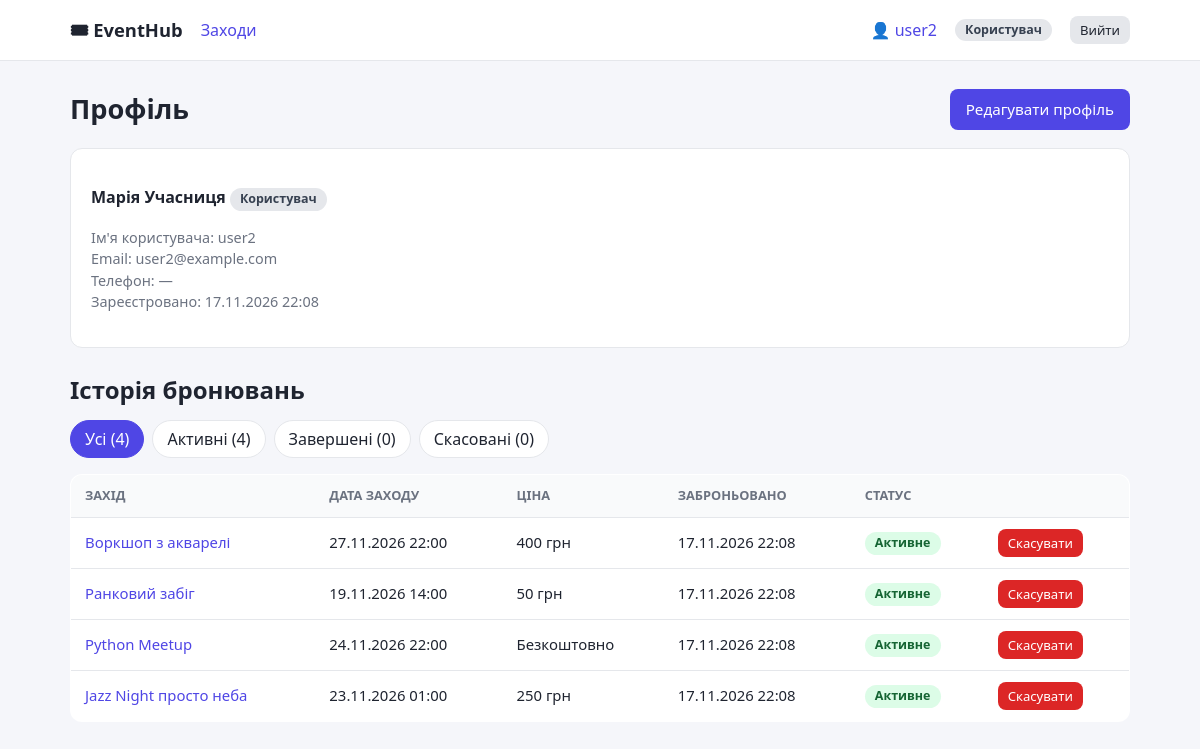
Page /profile/ (signed in) on the committed database.
### models.py (models this page shows, shortened)
class User(UserMixin, db.Model):
    id = db.Column(db.Integer, primary_key=True)
    username = db.Column(db.String(50), unique=True, nullable=False)
    email = db.Column(db.String(120), unique=True, nullable=False)
    password_hash = db.Column(db.String(255), nullable=False)
    role = db.Column(db.String(20), nullable=False, default=ROLE_USER)
    full_name = db.Column(db.String(120), default="")
    phone = db.Column(db.String(30), default="")
    bio = db.Column(db.Text, default="")
    is_active = db.Column(db.Boolean, nullable=False, default=True)
    created_at = db.Column(db.DateTime, default=datetime.now)
    @property
    def is_moderator(self):
        return self.role == ROLE_MODERATOR
    @property
    def is_organizer(self):
        return self.role in (ROLE_ADMIN, ROLE_MODERATOR)
    @property
    def role_label(self):
        return ROLE_LABELS.get(self.role, self.role)

class Booking(db.Model):
    __table_args__ = (db.UniqueConstraint("user_id", "event_id", name="uq_user_event"),)
    id = db.Column(db.Integer, primary_key=True)
    user_id = db.Column(db.Integer, db.ForeignKey("user.id"), nullable=False)
    event_id = db.Column(db.Integer, db.ForeignKey("event.id"), nullable=False)
    status = db.Column(db.String(20), nullable=False, default="active")  # active / cancelled
    created_at = db.Column(db.DateTime, default=datetime.now)
    cancelled_at = db.Column(db.DateTime)
    user = db.relationship("User", backref="bookings")
    @property
    def display_status(self):
        if self.status == "cancelled" or self.event.status == EVENT_CANCELLED:
            return "cancelled"
        if self.event.end_time <= datetime.now():
            return "completed"
        return "active"
    @property
    def display_label(self):
        return BOOKING_LABELS[self.display_status]

class Event(db.Model):
    id = db.Column(db.Integer, primary_key=True)
    title = db.Column(db.String(150), nullable=False)
    description = db.Column(db.Text, default="")
    location = db.Column(db.String(200), default="")
    category_id = db.Column(db.Integer, db.ForeignKey("category.id"), nullable=True)
    organizer_id = db.Column(db.Integer, db.ForeignKey("user.id"), nullable=False)
    start_time = db.Column(db.DateTime, nullable=False)
    end_time = db.Column(db.DateTime, nullable=False)
    price = db.Column(db.Float, nullable=False, default=0)
    capacity = db.Column(db.Integer, nullable=False, default=1)
    status = db.Column(db.String(20), nullable=False, default=EVENT_DRAFT)
    created_at = db.Column(db.DateTime, default=datetime.now)
    category = db.relationship("Category", backref="events")
    organizer = db.relationship("User", backref="events")
    bookings = db.relationship("Booking", backref="event", cascade="all, delete-orphan")
    @property
    def state(self):
        now = datetime.now()
        if self.status == EVENT_DRAFT:
            return "draft"
        if self.status == EVENT_CANCELLED:
            return "cancelled"
        if self.end_time <= now:
            return "finished"
        if self.start_time <= now:
            return "ongoing"
        return "upcoming"

### blueprints/profile.py (the view)
@bp.route("/")
@login_required
def view():
    status = request.args.get("status", "all")
    if status not in FILTERS:
        status = "all"
    bookings = Booking.query.filter_by(user_id=current_user.id).order_by(Booking.created_at.desc()).all()
    counts = {key: 0 for key in FILTERS}
    for b in bookings:
        counts["all"] += 1
        counts[b.display_status] += 1
    if status != "all":
        bookings = [b for b in bookings if b.display_status == status]
    return render_template("profile/view.html", bookings=bookings, status=status, filters=FILTERS, counts=counts)

### models.py (called while the page is built)
@login_manager.user_loader
def load_user(user_id):
    return db.session.get(User, int(user_id))

### templates/profile/view.html (shortened to what this page needs)
{% extends "base.html" %}
{% block content %}
<div class="toolbar"><h1>Профіль</h1><a class="btn" href="{{ url_for('profile.edit') }}">Редагувати профіль</a></div>
<div class="card">
  <p><b>{{ current_user.full_name or current_user.username }}</b> <span class="badge">{{ current_user.role_label }}</span></p>
  <p class="meta">
    Ім'я користувача: {{ current_user.username }}<br>
    Email: {{ current_user.email }}<br>
    Телефон: {{ current_user.phone or '—' }}<br>
    Зареєстровано: {{ current_user.created_at|dt }}
  </p>
</div>
<h2>Історія бронювань</h2>
<div class="tabs">
  {% for key, label in filters.items() %}
    <a class="{{ 'on' if status == key }}" href="{{ url_for('profile.view', status=key) }}">{{ label }} ({{ counts[key] }})</a>
  {% endfor %}
</div>
{% if bookings %}
<div class="table-wrap"><table>
  <tr><th>Захід</th><th>Дата заходу</th><th>Ціна</th><th>Заброньовано</th><th>Статус</th><th></th></tr>
  {% for b in bookings %}
  <tr>
    <td><a href="{{ url_for('events.event_detail', event_id=b.event.id) }}">{{ b.event.title }}</a></td>
    <td>{{ b.event.start_time|dt }}</td>
    <td>{{ b.event.price|money }}</td>
    <td>{{ b.created_at|dt }}</td>
    <td><span class="badge {{ b.display_status }}">{{ b.display_label }}</span></td>
    <td>
      {% if b.display_status == 'active' and b.event.state == 'upcoming' %}
      <form class="inline" method="post" action="{{ url_for('events.cancel', booking_id=b.id) }}" onsubmit="return confirm('Скасувати бронювання?')">
        <button class="btn danger sm">Скасувати</button>
      </form>
      {% endif %}
    </td>
  </tr>
  {% endfor %}
</table></div>
{% else %}<div class="empty">Бронювань у цій категорії немає.</div>{% endif %}
{% endblock %}

### templates/base.html (shortened to what this page needs)
<!doctype html>
<html lang="uk">
<head>
  <link rel="stylesheet" href="{{ url_for('static', filename='style.css') }}">
</head>
<body>
<nav class="top">
  <div class="container">
    <a class="brand" href="{{ url_for('events.event_list') }}">🎟 EventHub</a>
    <a href="{{ url_for('events.event_list') }}">Заходи</a>
    {% if current_user.is_authenticated %}
      <a href="{{ url_for('profile.view') }}">👤 {{ current_user.username }}</a>
      <span class="badge">{{ current_user.role_label }}</span>
      <form method="post" action="{{ url_for('auth.logout') }}">
        <button class="btn secondary sm">Вийти</button>
      </form>
    {% else %}
      <span class="spacer"></span>
      <a href="{{ url_for('auth.login') }}">Вхід</a>
      <a class="btn sm" href="{{ url_for('auth.register') }}">Реєстрація</a>
    {% endif %}
  </div>
</nav>
<main>
  <div class="container">
    {% block content %}{% endblock %}
  </div>
</main>
</body>
</html>

### static/style.css (style rules this page uses)
:root { --bg:#f5f6fa;--card:#fff;--text:#1f2430;--muted:#6b7280;--primary:#4f46e5;--primary-d:#4338ca;--border:#e5e7eb;--ok:#16a34a;--bad:#dc2626;--warn:#d97706 }
* { box-sizing:border-box }
body { margin:0;font-family:system-ui,-apple-system,"Segoe UI",Roboto,sans-serif;background:var(--bg);color:var(--text);line-height:1.5 }
a { color:var(--primary);text-decoration:none }
.container { max-width:1100px;margin:0 auto;padding:0 20px }
nav.top { background:#fff;border-bottom:1px solid var(--border) }
nav.top .container { display:flex;align-items:center;gap:18px;min-height:60px;flex-wrap:wrap }
nav.top .brand { font-weight:700;font-size:1.15rem;color:var(--text) }
nav.top form { display:inline;margin:0 }
main { padding:28px 0 60px }
h1 { margin:0 0 18px;font-size:1.7rem }
h2 { margin:24px 0 12px }
.card { background:var(--card);border:1px solid var(--border);border-radius:12px;padding:20px }
.meta { color:var(--muted);font-size:.9rem }
.badge { display:inline-block;padding:2px 10px;border-radius:999px;font-size:.78rem;font-weight:600;background:#e5e7eb;color:#374151 }
.badge.upcoming,.badge.active { background:#dcfce7;color:#166534 }
.btn { display:inline-block;border:0;border-radius:8px;padding:9px 16px;font-size:.95rem;cursor:pointer;background:var(--primary);color:#fff;font-family:inherit }
.btn.secondary { background:#e5e7eb;color:var(--text) }
.btn.danger { background:var(--bad) }
.btn.sm { padding:5px 10px;font-size:.82rem }
form.inline { display:inline }
table { width:100%;border-collapse:collapse;background:#fff;border-radius:12px;overflow:hidden;border:1px solid var(--border) }
th,td { padding:11px 14px;text-align:left;border-bottom:1px solid var(--border);vertical-align:middle;font-size:.93rem }
th { background:#f9fafb;font-size:.8rem;text-transform:uppercase;color:var(--muted) }
tr:last-child td { border-bottom:0 }
.table-wrap { overflow-x:auto }
.tabs { display:flex;gap:8px;margin-bottom:16px;flex-wrap:wrap }
.tabs a { padding:6px 14px;border-radius:999px;background:#fff;border:1px solid var(--border);color:var(--text) }
.tabs a.on { background:var(--primary);color:#fff;border-color:var(--primary) }
.toolbar { display:flex;justify-content:space-between;align-items:center;flex-wrap:wrap;gap:10px;margin-bottom:18px }
.toolbar h1 { margin:0 }

### rows in the picture
User: username "user2", role_label "Користувач", full_name "Марія Учасниця", email "user2@example.com", phone "—", created_at|dt "17.11.2026 22:08"
Booking: event "Воркшоп з акварелі", event.start_time|dt "27.11.2026 22:00", event.price "400 грн", created_at|dt "17.11.2026 22:08", display_label "Активне"
Booking: event "Ранковий забіг", event.start_time|dt "19.11.2026 14:00", event.price "50 грн", created_at|dt "17.11.2026 22:08", display_label "Активне"
Booking: event "Python Meetup", event.start_time|dt "24.11.2026 22:00", event.price "Безкоштовно", created_at|dt "17.11.2026 22:08", display_label "Активне"
Booking: event "Jazz Night просто неба", event.start_time|dt "23.11.2026 01:00", event.price "250 грн", created_at|dt "17.11.2026 22:08", display_label "Активне"

### other values in the picture
{{ label }} "Усі" "Активні" "Завершені" "Скасовані"
{{ counts[key] }} "4" "4" "0" "0"
